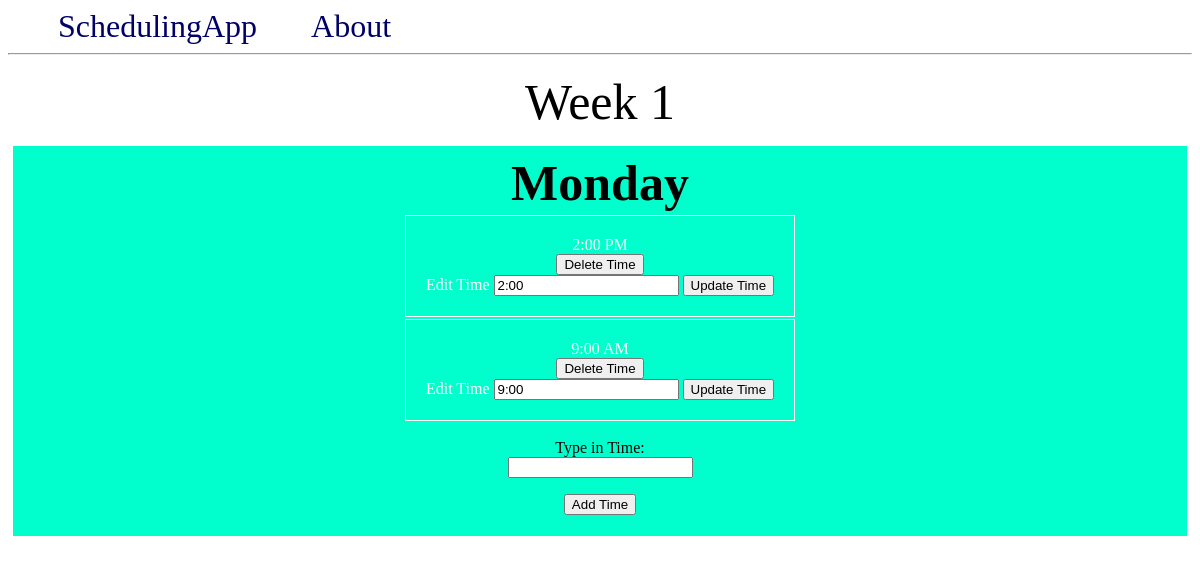
Page /day/1/ on the earlier database version.
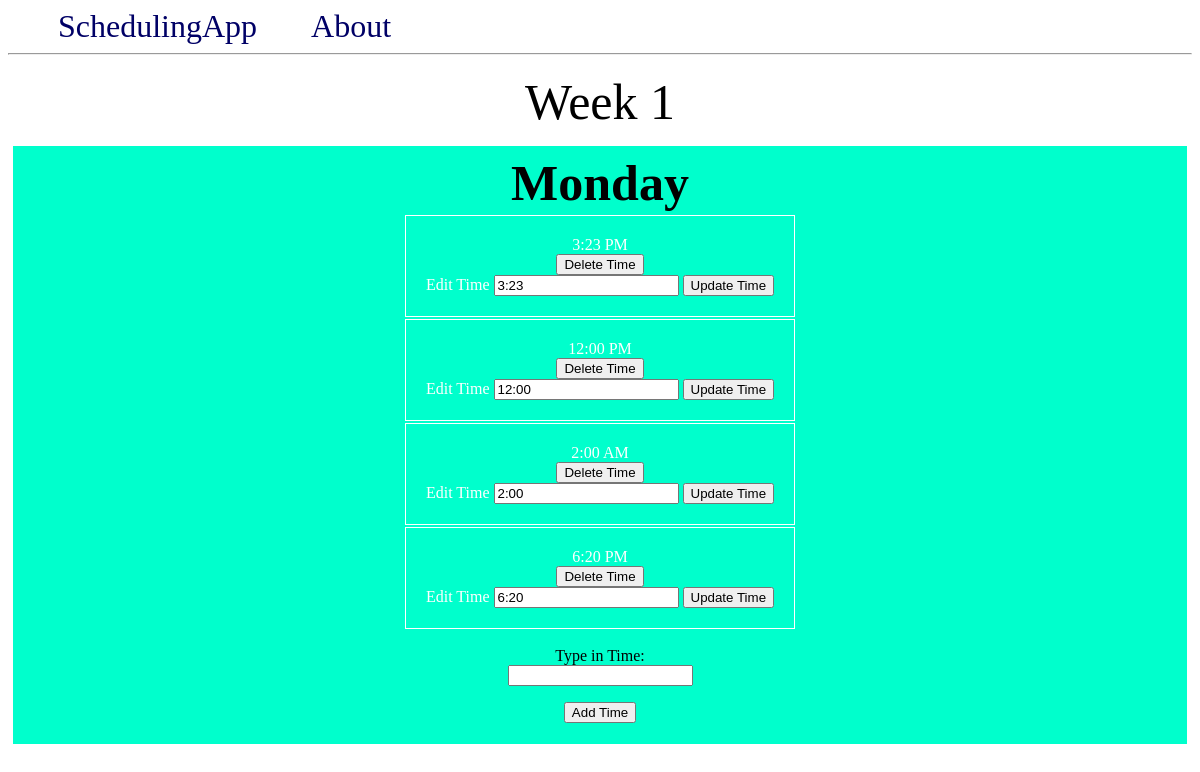
Same page on the later database version.
### app.py (models this page shows, shortened)
class Time(db.Model):
  id = db.Column(db.Integer, primary_key=True)
  time = db.Column(db.String(100))
  day_id = db.Column(db.Integer, db.ForeignKey('day.id'))

### app.py (the view)
@app.route('/day/<int:day_id>/', methods=('GET', 'POST'))
def display_day(day_id):
  day = Day.query.get_or_404(day_id)
  if request.method == 'POST':
    time = Time(time=request.form['time'], day=day)
    db.session.add(time)
    db.session.commit()
    return redirect(url_for('display_day', day_id=day.id))
  return render_template('day.html', day=day)

### templates/day.html
{% extends 'base.html' %}
{% block content %}
  <span class="title"<h1>{% block title %} Week {{day.week_id}} {% endblock %}</h1></span>
  <div class="content">
    <div class="month">
      <div class="content">
          <table class="day">
            <tr>
              <th class="title">{{day.day}}</th>
            </tr>
            {% for time in day.times %}
              <tr>
                <td>
                  {{time.time}}
                  <div>
                    <form method="POST" action="{{ url_for('delete_time', time_id=time.id) }}">
                      <input type="submit" value="Delete Time" onclick="return confirm('Are you sure you want to delete this time?')">
                    </form>
                  </div>
                  <div>
                    <form method="POST" action="{{ url_for('edit_time', time_id=time.id) }}">
                        <label for="time">Edit Time</label>
                        <input type="text" name="time" value={{time.time}} placeholder="Time"></input>
                        <input type="submit" value="Update Time"></input>
                    </form>
                  </div>
                </td>
              </tr>
            {% endfor %}
          </table>
      </div>
      <form method="post">
        <p>
          <label for="time">Type in Time:</label><br>
          <input type="text" id="time" name="time"><br>
        </p>
        <p>
          <button type="submit">Add Time</button>
        </p>
      </form>
    </div>
  </div>
{% endblock %}

Differences in the rows shown:
removed Time: time "2:00 PM"
no longer on this page (row edited): Time: time "9:00 AM"
added Time: time "3:23 PM"
added Time: time "12:00 PM"
added Time: time "2:00 AM"
added Time: time "6:20 PM"
